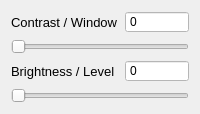
                 <widget class="QWidget" name="tab_28">
                  <attribute name="title">
                   <string>Coronal</string>
                  </attribute>
                  <layout class="QGridLayout" name="gridLayout_148">
                   <item row="2" column="1">
                    <widget class="QSpinBox" name="display_level_data3d0">
                     <property name="maximumSize">
                      <size>
                       <width>16777215</width>
                       <height>100</height>
                      </size>
                     </property>
                     <property name="autoFillBackground">
                      <bool>false</bool>
                     </property>
                     <property name="styleSheet">
                      <string notr="true">color: rgb(0, 0, 0); background-color: white;</string>
                     </property>
                     <property name="readOnly">
                      <bool>true</bool>
                     </property>
                     <property name="buttonSymbols">
                      <enum>QAbstractSpinBox::NoButtons</enum>
                     </property>
                    </widget>
                   </item>
                   <item row="0" column="0">
                    <widget class="QLabel" name="label_30">
                     <property name="font">
                      <font>
                       <pointsize>10</pointsize>
                       <bold>false</bold>
                      </font>
                     </property>
                     <property name="text">
                      <string>Contrast / Window</string>
                     </property>
                    </widget>
                   </item>
                   <item row="0" column="1">
                    <widget class="QSpinBox" name="display_window_data3d0">
                     <property name="maximumSize">
                      <size>
                       <width>70</width>
                       <height>100</height>
                      </size>
                     </property>
                     <property name="autoFillBackground">
                      <bool>false</bool>
                     </property>
                     <property name="styleSheet">
                      <string notr="true">color: rgb(0, 0, 0); background-color: white;</string>
                     </property>
                     <property name="readOnly">
                      <bool>true</bool>
                     </property>
                     <property name="buttonSymbols">
                      <enum>QAbstractSpinBox::NoButtons</enum>
                     </property>
                    </widget>
                   </item>
                   <item row="1" column="0" colspan="2">
                    <widget class="QSlider" name="changeContrast_data3d0">
                     <property name="orientation">
                      <enum>Qt::Horizontal</enum>
                     </property>
                    </widget>
                   </item>
                   <item row="2" column="0">
                    <widget class="QLabel" name="label_29">
                     <property name="font">
                      <font>
                       <pointsize>10</pointsize>
                       <bold>false</bold>
                      </font>
                     </property>
                     <property name="text">
                      <string>Brightness / Level</string>
                     </property>
                    </widget>
                   </item>
                   <item row="3" column="0" colspan="2">
                    <widget class="QSlider" name="changeBrightness_data3d0">
                     <property name="orientation">
                      <enum>Qt::Horizontal</enum>
                     </property>
                    </widget>
                   </item>
                  </layout>
                 </widget>
